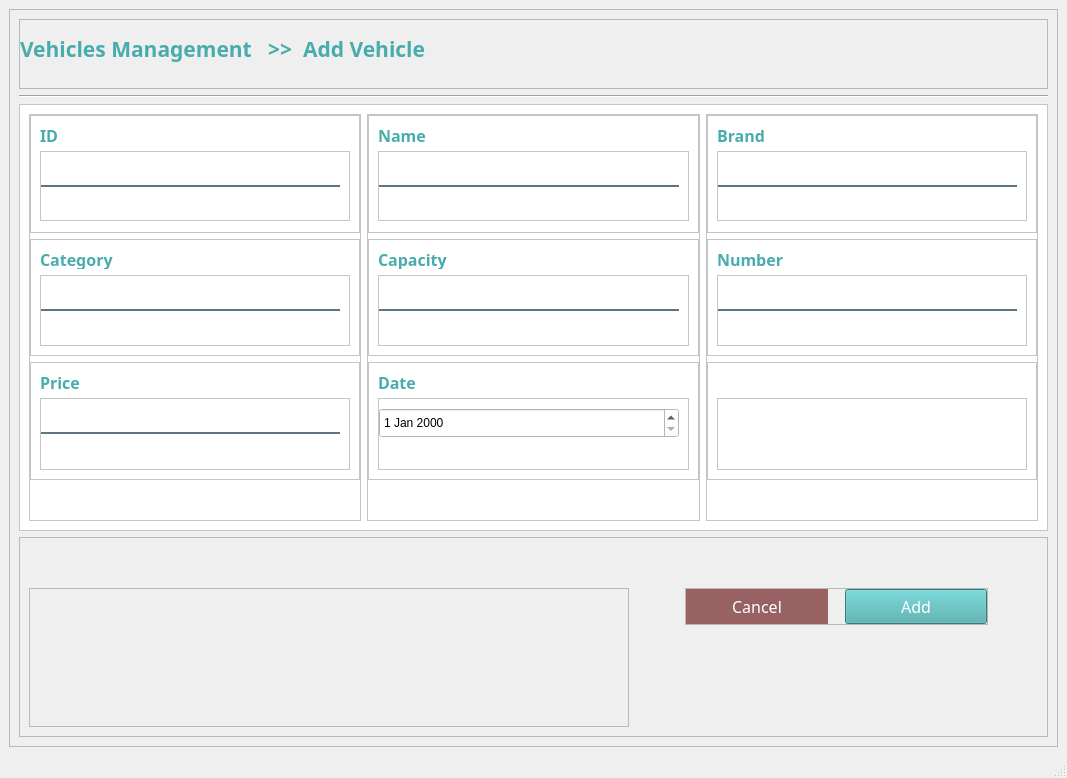
<?xml version="1.0" encoding="UTF-8"?>
<ui version="4.0">
 <class>MainWindow</class>
 <widget class="QMainWindow" name="MainWindow">
  <property name="geometry">
   <rect>
    <x>0</x>
    <y>0</y>
    <width>1067</width>
    <height>778</height>
   </rect>
  </property>
  <property name="windowTitle">
   <string>MainWindow</string>
  </property>
  <widget class="QWidget" name="centralwidget">
   <layout class="QVBoxLayout" name="verticalLayout">
    <item>
     <widget class="QFrame" name="frame">
      <property name="frameShape">
       <enum>QFrame::StyledPanel</enum>
      </property>
      <property name="frameShadow">
       <enum>QFrame::Raised</enum>
      </property>
      <layout class="QVBoxLayout" name="verticalLayout_2">
       <item>
        <widget class="QFrame" name="frame_2">
         <property name="minimumSize">
          <size>
           <width>0</width>
           <height>70</height>
          </size>
         </property>
         <property name="maximumSize">
          <size>
           <width>16777215</width>
           <height>70</height>
          </size>
         </property>
         <property name="frameShape">
          <enum>QFrame::StyledPanel</enum>
         </property>
         <property name="frameShadow">
          <enum>QFrame::Raised</enum>
         </property>
         <layout class="QVBoxLayout" name="verticalLayout_3">
          <property name="spacing">
           <number>7</number>
          </property>
          <property name="leftMargin">
           <number>0</number>
          </property>
          <property name="topMargin">
           <number>0</number>
          </property>
          <property name="rightMargin">
           <number>0</number>
          </property>
          <property name="bottomMargin">
           <number>10</number>
          </property>
          <item>
           <widget class="QLabel" name="label_65">
            <property name="minimumSize">
             <size>
              <width>570</width>
              <height>50</height>
             </size>
            </property>
            <property name="maximumSize">
             <size>
              <width>570</width>
              <height>50</height>
             </size>
            </property>
            <property name="font">
             <font>
              <family>Century Gothic</family>
              <pointsize>16</pointsize>
              <weight>75</weight>
              <bold>true</bold>
             </font>
            </property>
            <property name="styleSheet">
             <string notr="true">color:#48ACAC</string>
            </property>
            <property name="text">
             <string>Vehicles Management   &gt;&gt;  Add Vehicle</string>
            </property>
           </widget>
          </item>
         </layout>
        </widget>
       </item>
       <item>
        <widget class="Line" name="line">
         <property name="orientation">
          <enum>Qt::Horizontal</enum>
         </property>
        </widget>
       </item>
       <item>
        <widget class="QFrame" name="frame_3">
         <property name="minimumSize">
          <size>
           <width>300</width>
           <height>420</height>
          </size>
         </property>
         <property name="styleSheet">
          <string notr="true">background-color: rgb(255, 255, 255);</string>
         </property>
         <property name="frameShape">
          <enum>QFrame::StyledPanel</enum>
         </property>
         <property name="frameShadow">
          <enum>QFrame::Raised</enum>
         </property>
         <layout class="QHBoxLayout" name="horizontalLayout">
          <item>
           <widget class="QFrame" name="frame_5">
            <property name="frameShape">
             <enum>QFrame::StyledPanel</enum>
            </property>
            <property name="frameShadow">
             <enum>QFrame::Raised</enum>
            </property>
            <layout class="QVBoxLayout" name="verticalLayout_4">
             <property name="leftMargin">
              <number>0</number>
             </property>
             <property name="topMargin">
              <number>0</number>
             </property>
             <property name="rightMargin">
              <number>0</number>
             </property>
             <property name="bottomMargin">
              <number>40</number>
             </property>
             <item>
              <widget class="QFrame" name="frame_10">
               <property name="frameShape">
                <enum>QFrame::StyledPanel</enum>
               </property>
               <property name="frameShadow">
                <enum>QFrame::Raised</enum>
               </property>
               <layout class="QVBoxLayout" name="verticalLayout_7">
                <property name="bottomMargin">
                 <number>11</number>
                </property>
                <item>
                 <widget class="QLabel" name="label_79">
                  <property name="maximumSize">
                   <size>
                    <width>120</width>
                    <height>20</height>
                   </size>
                  </property>
                  <property name="font">
                   <font>
                    <family>Century Gothic</family>
                    <pointsize>12</pointsize>
                    <weight>75</weight>
                    <bold>true</bold>
                   </font>
                  </property>
                  <property name="styleSheet">
                   <string notr="true">color:#48ACAC</string>
                  </property>
                  <property name="text">
                   <string>ID</string>
                  </property>
                 </widget>
                </item>
                <item>
                 <widget class="QFrame" name="frame_22">
                  <property name="frameShape">
                   <enum>QFrame::StyledPanel</enum>
                  </property>
                  <property name="frameShadow">
                   <enum>QFrame::Raised</enum>
                  </property>
                  <layout class="QVBoxLayout" name="verticalLayout_19">
                   <property name="spacing">
                    <number>1</number>
                   </property>
                   <property name="leftMargin">
                    <number>0</number>
                   </property>
                   <item>
                    <widget class="QLineEdit" name="txtID">
                     <property name="font">
                      <font>
                       <pointsize>10</pointsize>
                      </font>
                     </property>
                     <property name="styleSheet">
                      <string notr="true">background-color:white;
border:none;
border-bottom:2px solid rgba(46, 82, 101, 200);
color:black;
padding-bottom:7px;</string>
                     </property>
                     <property name="placeholderText">
                      <string/>
                     </property>
                    </widget>
                   </item>
                   <item>
                    <widget class="QLabel" name="lblIDValidation">
                     <property name="styleSheet">
                      <string notr="true">color: rgb(255, 0, 0);</string>
                     </property>
                     <property name="text">
                      <string/>
                     </property>
                    </widget>
                   </item>
                  </layout>
                 </widget>
                </item>
               </layout>
              </widget>
             </item>
             <item>
              <widget class="QFrame" name="frame_11">
               <property name="frameShape">
                <enum>QFrame::StyledPanel</enum>
               </property>
               <property name="frameShadow">
                <enum>QFrame::Raised</enum>
               </property>
               <layout class="QVBoxLayout" name="verticalLayout_8">
                <item>
                 <widget class="QLabel" name="label_80">
                  <property name="maximumSize">
                   <size>
                    <width>120</width>
                    <height>20</height>
                   </size>
                  </property>
                  <property name="font">
                   <font>
                    <family>Century Gothic</family>
                    <pointsize>12</pointsize>
                    <weight>75</weight>
                    <bold>true</bold>
                   </font>
                  </property>
                  <property name="styleSheet">
                   <string notr="true">color:#48ACAC</string>
                  </property>
                  <property name="text">
                   <string>Category</string>
                  </property>
                 </widget>
                </item>
                <item>
                 <widget class="QFrame" name="frame_25">
                  <property name="frameShape">
                   <enum>QFrame::StyledPanel</enum>
                  </property>
                  <property name="frameShadow">
                   <enum>QFrame::Raised</enum>
                  </property>
                  <layout class="QVBoxLayout" name="verticalLayout_22">
                   <property name="spacing">
                    <number>1</number>
                   </property>
                   <property name="leftMargin">
                    <number>0</number>
                   </property>
                   <item>
                    <widget class="QLineEdit" name="txtCategory">
                     <property name="font">
                      <font>
                       <pointsize>10</pointsize>
                      </font>
                     </property>
                     <property name="styleSheet">
                      <string notr="true">background-color:white;
border:none;
border-bottom:2px solid rgba(46, 82, 101, 200);
color:black;
padding-bottom:7px;</string>
                     </property>
                     <property name="inputMethodHints">
                      <set>Qt::ImhEmailCharactersOnly</set>
                     </property>
                     <property name="placeholderText">
                      <string/>
                     </property>
                    </widget>
                   </item>
                   <item>
                    <widget class="QLabel" name="lblCategory">
                     <property name="styleSheet">
                      <string notr="true">color: rgb(255, 0, 0);</string>
                     </property>
                     <property name="text">
                      <string/>
                     </property>
                    </widget>
                   </item>
                  </layout>
                 </widget>
                </item>
               </layout>
              </widget>
             </item>
             <item>
              <widget class="QFrame" name="frame_12">
               <property name="frameShape">
                <enum>QFrame::StyledPanel</enum>
               </property>
               <property name="frameShadow">
                <enum>QFrame::Raised</enum>
               </property>
               <layout class="QVBoxLayout" name="verticalLayout_9">
                <item>
                 <widget class="QLabel" name="label_81">
                  <property name="maximumSize">
                   <size>
                    <width>120</width>
                    <height>20</height>
                   </size>
                  </property>
                  <property name="font">
                   <font>
                    <family>Century Gothic</family>
                    <pointsize>12</pointsize>
                    <weight>75</weight>
                    <bold>true</bold>
                   </font>
                  </property>
                  <property name="styleSheet">
                   <string notr="true">color:#48ACAC</string>
                  </property>
                  <property name="text">
                   <string>Price</string>
                  </property>
                 </widget>
                </item>
                <item>
                 <widget class="QFrame" name="frame_28">
                  <property name="frameShape">
                   <enum>QFrame::StyledPanel</enum>
                  </property>
                  <property name="frameShadow">
                   <enum>QFrame::Raised</enum>
                  </property>
                  <layout class="QVBoxLayout" name="verticalLayout_25">
                   <property name="spacing">
                    <number>1</number>
                   </property>
                   <property name="leftMargin">
                    <number>0</number>
                   </property>
                   <item>
                    <widget class="QLineEdit" name="txtPrice">
                     <property name="font">
                      <font>
                       <pointsize>10</pointsize>
                      </font>
                     </property>
                     <property name="styleSheet">
                      <string notr="true">background-color:white;
border:none;
border-bottom:2px solid rgba(46, 82, 101, 200);
color:black;
padding-bottom:7px;</string>
                     </property>
                     <property name="inputMethodHints">
                      <set>Qt::ImhDigitsOnly</set>
                     </property>
                     <property name="maxLength">
                      <number>15</number>
                     </property>
                     <property name="placeholderText">
                      <string/>
                     </property>
                    </widget>
                   </item>
                   <item>
                    <widget class="QLabel" name="lblPriceValidation">
                     <property name="styleSheet">
                      <string notr="true">color: rgb(255, 0, 0);</string>
                     </property>
                     <property name="text">
                      <string/>
                     </property>
                    </widget>
                   </item>
                  </layout>
                 </widget>
                </item>
               </layout>
              </widget>
             </item>
            </layout>
           </widget>
          </item>
          <item>
           <widget class="QFrame" name="frame_6">
            <property name="frameShape">
             <enum>QFrame::StyledPanel</enum>
            </property>
            <property name="frameShadow">
             <enum>QFrame::Raised</enum>
            </property>
            <layout class="QVBoxLayout" name="verticalLayout_5">
             <property name="leftMargin">
              <number>0</number>
             </property>
             <property name="topMargin">
              <number>0</number>
             </property>
             <property name="rightMargin">
              <number>0</number>
             </property>
             <property name="bottomMargin">
              <number>40</number>
             </property>
             <item>
              <widget class="QFrame" name="frame_14">
               <property name="frameShape">
                <enum>QFrame::StyledPanel</enum>
               </property>
               <property name="frameShadow">
                <enum>QFrame::Raised</enum>
               </property>
               <layout class="QVBoxLayout" name="verticalLayout_11">
                <property name="bottomMargin">
                 <number>11</number>
                </property>
                <item>
                 <widget class="QLabel" name="label_83">
                  <property name="maximumSize">
                   <size>
                    <width>120</width>
                    <height>20</height>
                   </size>
                  </property>
                  <property name="font">
                   <font>
                    <family>Century Gothic</family>
                    <pointsize>12</pointsize>
                    <weight>75</weight>
                    <bold>true</bold>
                   </font>
                  </property>
                  <property name="styleSheet">
                   <string notr="true">color:#48ACAC</string>
                  </property>
                  <property name="text">
                   <string>Name</string>
                  </property>
                 </widget>
                </item>
                <item>
                 <widget class="QFrame" name="frame_23">
                  <property name="frameShape">
                   <enum>QFrame::StyledPanel</enum>
                  </property>
                  <property name="frameShadow">
                   <enum>QFrame::Raised</enum>
                  </property>
                  <layout class="QVBoxLayout" name="verticalLayout_20">
                   <property name="spacing">
                    <number>1</number>
                   </property>
                   <property name="leftMargin">
                    <number>0</number>
                   </property>
                   <item>
                    <widget class="QLineEdit" name="txtName">
                     <property name="font">
                      <font>
                       <pointsize>10</pointsize>
                      </font>
                     </property>
                     <property name="styleSheet">
                      <string notr="true">background-color:white;
border:none;
border-bottom:2px solid rgba(46, 82, 101, 200);
color:black;
padding-bottom:7px;</string>
                     </property>
                     <property name="placeholderText">
                      <string/>
                     </property>
                    </widget>
                   </item>
                   <item>
                    <widget class="QLabel" name="lblNameValidation">
                     <property name="styleSheet">
                      <string notr="true">color: rgb(255, 0, 0);</string>
                     </property>
                     <property name="text">
                      <string/>
                     </property>
                    </widget>
                   </item>
                  </layout>
                 </widget>
                </item>
               </layout>
              </widget>
             </item>
             <item>
              <widget class="QFrame" name="frame_15">
               <property name="frameShape">
                <enum>QFrame::StyledPanel</enum>
               </property>
               <property name="frameShadow">
                <enum>QFrame::Raised</enum>
               </property>
               <layout class="QVBoxLayout" name="verticalLayout_12">
                <item>
                 <widget class="QLabel" name="label_84">
                  <property name="maximumSize">
                   <size>
                    <width>120</width>
                    <height>20</height>
                   </size>
                  </property>
                  <property name="font">
                   <font>
                    <family>Century Gothic</family>
                    <pointsize>12</pointsize>
                    <weight>75</weight>
                    <bold>true</bold>
                   </font>
                  </property>
                  <property name="styleSheet">
                   <string notr="true">color:#48ACAC</string>
                  </property>
                  <property name="text">
                   <string>Capacity</string>
                  </property>
                 </widget>
                </item>
                <item>
                 <widget class="QFrame" name="frame_26">
                  <property name="frameShape">
                   <enum>QFrame::StyledPanel</enum>
                  </property>
                  <property name="frameShadow">
                   <enum>QFrame::Raised</enum>
                  </property>
                  <layout class="QVBoxLayout" name="verticalLayout_23">
                   <property name="spacing">
                    <number>1</number>
                   </property>
                   <property name="leftMargin">
                    <number>0</number>
                   </property>
                   <item>
                    <widget class="QLineEdit" name="txtCapacity">
                     <property name="font">
                      <font>
                       <pointsize>10</pointsize>
                      </font>
                     </property>
                     <property name="styleSheet">
                      <string notr="true">background-color:white;
border:none;
border-bottom:2px solid rgba(46, 82, 101, 200);
color:black;
padding-bottom:7px;</string>
                     </property>
                     <property name="placeholderText">
                      <string/>
                     </property>
                    </widget>
                   </item>
                   <item>
                    <widget class="QLabel" name="lblCapacityValidation">
                     <property name="styleSheet">
                      <string notr="true">color: rgb(255, 0, 0);</string>
                     </property>
                     <property name="text">
                      <string/>
                     </property>
                    </widget>
                   </item>
                  </layout>
                 </widget>
                </item>
               </layout>
              </widget>
             </item>
             <item>
              <widget class="QFrame" name="frame_16">
               <property name="frameShape">
                <enum>QFrame::StyledPanel</enum>
               </property>
               <property name="frameShadow">
                <enum>QFrame::Raised</enum>
               </property>
               <layout class="QVBoxLayout" name="verticalLayout_13">
                <item>
                 <widget class="QLabel" name="label_85">
                  <property name="maximumSize">
                   <size>
                    <width>120</width>
                    <height>20</height>
                   </size>
                  </property>
                  <property name="font">
                   <font>
                    <family>Century Gothic</family>
                    <pointsize>12</pointsize>
                    <weight>75</weight>
                    <bold>true</bold>
                   </font>
                  </property>
                  <property name="styleSheet">
                   <string notr="true">color:#48ACAC</string>
                  </property>
                  <property name="text">
                   <string>Date</string>
                  </property>
                 </widget>
                </item>
                <item>
                 <widget class="QFrame" name="frame_29">
                  <property name="frameShape">
                   <enum>QFrame::StyledPanel</enum>
                  </property>
                  <property name="frameShadow">
                   <enum>QFrame::Raised</enum>
                  </property>
                  <layout class="QVBoxLayout" name="verticalLayout_26">
                   <property name="spacing">
                    <number>1</number>
                   </property>
                   <property name="leftMargin">
                    <number>0</number>
                   </property>
                   <item>
                    <widget class="QDateEdit" name="dateAddOrderDispatcher">
                     <property name="minimumSize">
                      <size>
                       <width>0</width>
                       <height>30</height>
                      </size>
                     </property>
                     <property name="maximumSize">
                      <size>
                       <width>16777215</width>
                       <height>40</height>
                      </size>
                     </property>
                    </widget>
                   </item>
                   <item>
                    <widget class="QLabel" name="lblDateValidation">
                     <property name="styleSheet">
                      <string notr="true">color: rgb(255, 0, 0);</string>
                     </property>
                     <property name="text">
                      <string/>
                     </property>
                    </widget>
                   </item>
                  </layout>
                 </widget>
                </item>
               </layout>
              </widget>
             </item>
            </layout>
           </widget>
          </item>
          <item>
           <widget class="QFrame" name="frame_7">
            <property name="frameShape">
             <enum>QFrame::StyledPanel</enum>
            </property>
            <property name="frameShadow">
             <enum>QFrame::Raised</enum>
            </property>
            <layout class="QVBoxLayout" name="verticalLayout_6">
             <property name="leftMargin">
              <number>0</number>
             </property>
             <property name="topMargin">
              <number>0</number>
             </property>
             <property name="rightMargin">
              <number>0</number>
             </property>
             <property name="bottomMargin">
              <number>40</number>
             </property>
             <item>
              <widget class="QFrame" name="frame_18">
               <property name="frameShape">
                <enum>QFrame::StyledPanel</enum>
               </property>
               <property name="frameShadow">
                <enum>QFrame::Raised</enum>
               </property>
               <layout class="QVBoxLayout" name="verticalLayout_15">
                <property name="bottomMargin">
                 <number>11</number>
                </property>
                <item>
                 <widget class="QLabel" name="label_87">
                  <property name="maximumSize">
                   <size>
                    <width>120</width>
                    <height>20</height>
                   </size>
                  </property>
                  <property name="font">
                   <font>
                    <family>Century Gothic</family>
                    <pointsize>12</pointsize>
                    <weight>75</weight>
                    <bold>true</bold>
                   </font>
                  </property>
                  <property name="styleSheet">
                   <string notr="true">color:#48ACAC</string>
                  </property>
                  <property name="text">
                   <string>Brand</string>
                  </property>
                 </widget>
                </item>
                <item>
                 <widget class="QFrame" name="frame_24">
                  <property name="frameShape">
                   <enum>QFrame::StyledPanel</enum>
                  </property>
                  <property name="frameShadow">
                   <enum>QFrame::Raised</enum>
                  </property>
                  <layout class="QVBoxLayout" name="verticalLayout_21">
                   <property name="spacing">
                    <number>1</number>
                   </property>
                   <property name="leftMargin">
                    <number>0</number>
                   </property>
                   <item>
                    <widget class="QLineEdit" name="txtBrand">
                     <property name="font">
                      <font>
                       <pointsize>10</pointsize>
                      </font>
                     </property>
                     <property name="styleSheet">
                      <string notr="true">background-color:white;
border:none;
border-bottom:2px solid rgba(46, 82, 101, 200);
color:black;
padding-bottom:7px;</string>
                     </property>
                     <property name="inputMethodHints">
                      <set>Qt::ImhNone</set>
                     </property>
                     <property name="maxLength">
                      <number>98889</number>
                     </property>
                     <property name="placeholderText">
                      <string/>
                     </property>
                    </widget>
                   </item>
                   <item>
                    <widget class="QLabel" name="lblBrandValidation">
                     <property name="styleSheet">
                      <string notr="true">color: rgb(255, 0, 0);</string>
                     </property>
                     <property name="text">
                      <string/>
                     </property>
                    </widget>
                   </item>
                  </layout>
                 </widget>
                </item>
               </layout>
              </widget>
             </item>
             <item>
              <widget class="QFrame" name="frame_19">
               <property name="frameShape">
                <enum>QFrame::StyledPanel</enum>
               </property>
               <property name="frameShadow">
                <enum>QFrame::Raised</enum>
               </property>
               <layout class="QVBoxLayout" name="verticalLayout_16">
                <item>
                 <widget class="QLabel" name="label_88">
                  <property name="maximumSize">
                   <size>
                    <width>120</width>
                    <height>20</height>
                   </size>
                  </property>
                  <property name="font">
                   <font>
                    <family>Century Gothic</family>
                    <pointsize>12</pointsize>
                    <weight>75</weight>
                    <bold>true</bold>
                   </font>
                  </property>
                  <property name="styleSheet">
                   <string notr="true">color:#48ACAC</string>
                  </property>
                  <property name="text">
                   <string>Number</string>
                  </property>
                 </widget>
                </item>
                <item>
                 <widget class="QFrame" name="frame_27">
                  <property name="frameShape">
                   <enum>QFrame::StyledPanel</enum>
                  </property>
                  <property name="frameShadow">
                   <enum>QFrame::Raised</enum>
                  </property>
                  <layout class="QVBoxLayout" name="verticalLayout_24">
                   <property name="spacing">
                    <number>1</number>
                   </property>
                   <property name="leftMargin">
                    <number>0</number>
                   </property>
                   <item>
                    <widget class="QLineEdit" name="txtNumber">
                     <property name="font">
                      <font>
                       <pointsize>10</pointsize>
                      </font>
                     </property>
                     <property name="styleSheet">
                      <string notr="true">background-color:white;
border:none;
border-bottom:2px solid rgba(46, 82, 101, 200);
color:black;
padding-bottom:7px;</string>
                     </property>
                     <property name="maxLength">
                      <number>12</number>
                     </property>
                     <property name="placeholderText">
                      <string/>
                     </property>
                    </widget>
                   </item>
                   <item>
                    <widget class="QLabel" name="lblNumberValidation">
                     <property name="styleSheet">
                      <string notr="true">color: rgb(255, 0, 0);</string>
                     </property>
                     <property name="text">
                      <string/>
                     </property>
                    </widget>
                   </item>
                  </layout>
                 </widget>
                </item>
               </layout>
              </widget>
             </item>
             <item>
              <widget class="QFrame" name="frame_20">
               <property name="frameShape">
                <enum>QFrame::StyledPanel</enum>
               </property>
               <property name="frameShadow">
                <enum>QFrame::Raised</enum>
               </property>
               <layout class="QVBoxLayout" name="verticalLayout_17">
                <item>
                 <widget class="QLabel" name="cmbx">
                  <property name="maximumSize">
                   <size>
                    <width>120</width>
                    <height>20</height>
                   </size>
                  </property>
                  <property name="font">
                   <font>
                    <family>Century Gothic</family>
                    <pointsize>12</pointsize>
                    <weight>75</weight>
                    <bold>true</bold>
                   </font>
                  </property>
                  <property name="styleSheet">
                   <string notr="true">color:#48ACAC</string>
                  </property>
                  <property name="text">
                   <string/>
                  </property>
                 </widget>
                </item>
                <item>
                 <widget class="QFrame" name="frame_31">
                  <property name="frameShape">
                   <enum>QFrame::StyledPanel</enum>
                  </property>
                  <property name="frameShadow">
                   <enum>QFrame::Raised</enum>
                  </property>
                  <layout class="QVBoxLayout" name="verticalLayout_28">
                   <property name="spacing">
                    <number>1</number>
                   </property>
                   <property name="leftMargin">
                    <number>0</number>
                   </property>
                   <item>
                    <widget class="QLabel" name="labl">
                     <property name="styleSheet">
                      <string notr="true">color: rgb(255, 0, 0);</string>
                     </property>
                     <property name="text">
                      <string/>
                     </property>
                    </widget>
                   </item>
                  </layout>
                 </widget>
                </item>
               </layout>
              </widget>
             </item>
            </layout>
           </widget>
          </item>
         </layout>
        </widget>
       </item>
       <item>
        <widget class="QFrame" name="frame_4">
         <property name="maximumSize">
          <size>
           <width>16777215</width>
           <height>200</height>
          </size>
         </property>
         <property name="frameShape">
          <enum>QFrame::StyledPanel</enum>
         </property>
         <property name="frameShadow">
          <enum>QFrame::Raised</enum>
         </property>
         <layout class="QHBoxLayout" name="horizontalLayout_2">
          <property name="topMargin">
           <number>50</number>
          </property>
          <item>
           <widget class="QFrame" name="frame_9">
            <property name="minimumSize">
             <size>
              <width>600</width>
              <height>0</height>
             </size>
            </property>
            <property name="maximumSize">
             <size>
              <width>1200</width>
              <height>16777215</height>
             </size>
            </property>
            <property name="frameShape">
             <enum>QFrame::StyledPanel</enum>
            </property>
            <property name="frameShadow">
             <enum>QFrame::Raised</enum>
            </property>
           </widget>
          </item>
          <item>
           <spacer name="horizontalSpacer">
            <property name="orientation">
             <enum>Qt::Horizontal</enum>
            </property>
            <property name="sizeType">
             <enum>QSizePolicy::Fixed</enum>
            </property>
            <property name="sizeHint" stdset="0">
             <size>
              <width>50</width>
              <height>20</height>
             </size>
            </property>
           </spacer>
          </item>
          <item alignment="Qt::AlignTop">
           <widget class="QFrame" name="frame_8">
            <property name="frameShape">
             <enum>QFrame::StyledPanel</enum>
            </property>
            <property name="frameShadow">
             <enum>QFrame::Raised</enum>
            </property>
            <layout class="QHBoxLayout" name="horizontalLayout_3">
             <property name="spacing">
              <number>7</number>
             </property>
             <property name="leftMargin">
              <number>0</number>
             </property>
             <property name="topMargin">
              <number>0</number>
             </property>
             <property name="rightMargin">
              <number>0</number>
             </property>
             <property name="bottomMargin">
              <number>0</number>
             </property>
             <item>
              <widget class="QPushButton" name="btnCancel">
               <property name="minimumSize">
                <size>
                 <width>0</width>
                 <height>35</height>
                </size>
               </property>
               <property name="maximumSize">
                <size>
                 <width>300</width>
                 <height>200</height>
                </size>
               </property>
               <property name="font">
                <font>
                 <family>Century Gothic</family>
                 <pointsize>12</pointsize>
                </font>
               </property>
               <property name="cursor">
                <cursorShape>PointingHandCursor</cursorShape>
               </property>
               <property name="styleSheet">
                <string notr="true">#btnCancel
{

background-color: #986262;
color: white;
border-radius:20px;

}
#btnCancel::hover
{
background-color:#AE4D4D;


}



</string>
               </property>
               <property name="text">
                <string>Cancel</string>
               </property>
              </widget>
             </item>
             <item>
              <spacer name="horizontalSpacer_3">
               <property name="orientation">
                <enum>Qt::Horizontal</enum>
               </property>
               <property name="sizeType">
                <enum>QSizePolicy::Minimum</enum>
               </property>
               <property name="sizeHint" stdset="0">
                <size>
                 <width>10</width>
                 <height>20</height>
                </size>
               </property>
              </spacer>
             </item>
             <item>
              <widget class="QPushButton" name="btnAdd">
               <property name="minimumSize">
                <size>
                 <width>0</width>
                 <height>35</height>
                </size>
               </property>
               <property name="maximumSize">
                <size>
                 <width>300</width>
                 <height>250</height>
                </size>
               </property>
               <property name="font">
                <font>
                 <family>Century Gothic</family>
                 <pointsize>12</pointsize>
                </font>
               </property>
               <property name="cursor">
                <cursorShape>PointingHandCursor</cursorShape>
               </property>
               <property name="styleSheet">
                <string notr="true">#btnAdd
{

background-color: #48ACAC;
color:white;
}
#btnAdd::hover
{
background-color:#2F958D;
color: white;

}



</string>
               </property>
               <property name="text">
                <string>Add</string>
               </property>
              </widget>
             </item>
            </layout>
           </widget>
          </item>
          <item>
           <spacer name="horizontalSpacer_2">
            <property name="orientation">
             <enum>Qt::Horizontal</enum>
            </property>
            <property name="sizeType">
             <enum>QSizePolicy::Fixed</enum>
            </property>
            <property name="sizeHint" stdset="0">
             <size>
              <width>50</width>
              <height>20</height>
             </size>
            </property>
           </spacer>
          </item>
         </layout>
        </widget>
       </item>
      </layout>
     </widget>
    </item>
   </layout>
  </widget>
  <widget class="QStatusBar" name="statusbar"/>
 </widget>
 <resources>
  <include location="resources.qrc"/>
 </resources>
 <connections/>
</ui>
